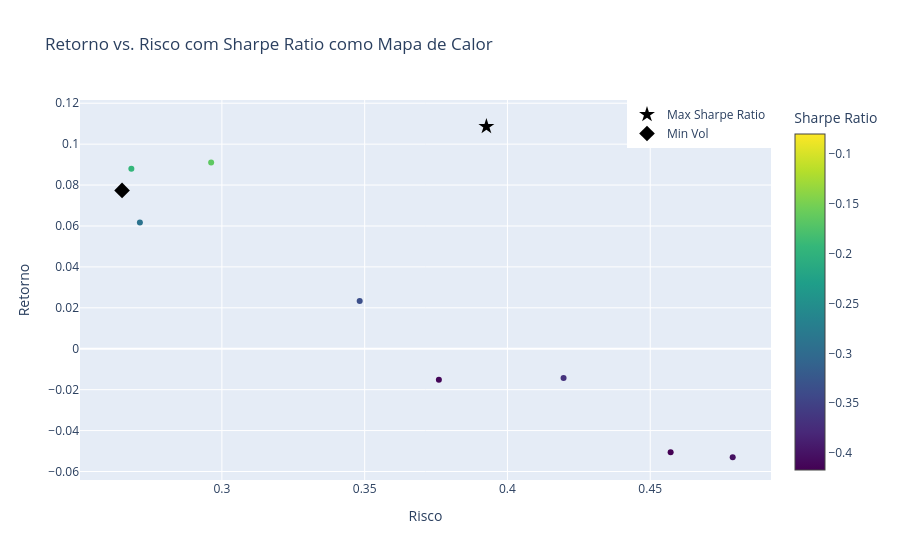

The notebook cell this image was saved under:
### Markdown cell above
grafico

### Code cell
if n_monte_carlo <= 10**5 :
    import plotly.graph_objects as go

    fig = go.Figure()

    fig.add_trace(go.Scatter(x=MC_portf_results["volatilidade"],y=MC_portf_results["retorno"],
                            mode="markers",marker=dict(color=MC_portf_results["sharpe_ratio"],
                                                        colorscale="Viridis",
                                                        colorbar=dict(title="Sharpe Ratio"),
                                                        ), showlegend=False))
    # ponto de Sharpe Ratio máximo
    fig.add_trace(go.Scatter(x=[MC_max_sharpe_portf.volatilidade],y=[MC_max_sharpe_portf.retorno],
                            mode="markers",marker=dict(color="black", symbol="star", size=12,),
                            name="Max Sharpe Ratio",))

    # ponto de volatilidade mínima
    fig.add_trace(go.Scatter(x=[MC_min_vol_portf.volatilidade],y=[MC_min_vol_portf.retorno],
                            mode="markers",marker=dict(color="black", symbol="diamond", size=12,),
                            name="Min Vol",))

    fig.update_layout(xaxis_title="Risco",yaxis_title="Retorno",
        title="Retorno vs. Risco com Sharpe Ratio como Mapa de Calor",
        legend=dict(
            x=1,  # Posição horizontal (0 = esquerda, 1 = direita)
            y=1,  # Posição vertical (0 = inferior, 1 = superior)
            xanchor="right",  # Ancora horizontal da legenda
            yanchor="top"   # Ancora vertical da legenda
        ))
    # Exiba o gráfico
    fig.show()

else : pass
    # avg_ret_aa , cov_mat_aa = port_metrics(prices)
    # MARKERS = ["o"]*len(prices.columns)

    # with sns.plotting_context("paper"):
    #     fig, ax = plt.subplots()
    #     MC_portf_results.plot(kind="scatter", x="volatilidade", 
    #                         y="retorno", c="sharpe_ratio",
    #                         cmap="RdYlGn", edgecolors="black", 
    #                         ax=ax)
    #     ax.set(xlabel="Volatilidade", 
    #         ylabel="Retorno", 
    #         title="Fronteira eficiente via simulação")
    #     # ax.plot(ef_vol_list, ef_rtn_list, "b--")
    #     for asset_index in range(len(prices.columns)):
    #         ax.scatter(x=np.sqrt(cov_mat_aa.iloc[asset_index, asset_index]), 
    #                 y=avg_ret_aa[asset_index], 
    #                 marker=MARKERS[asset_index], 
    #                 s=150, color="black",
    #                 # label=ASSETS[asset_index]
    #                 )
    #         ax.text(x=np.sqrt(cov_mat_aa.iloc[asset_index, asset_index])+.005,
    #             y=avg_ret_aa[asset_index]+.01,
    #             s=ASSETS[asset_index],
    #             fontsize=10, ha='center', va='bottom') 
            

    #     # Ponto de Sharpe Ratio máximo
    #     ax.scatter(MC_max_sharpe_portf.volatilidade, MC_max_sharpe_portf.retorno,
    #             marker="*", s=100, color="black", label="Max Sharpe Ratio")

    #     # Ponto de volatilidade mínima
    #     ax.scatter(MC_min_vol_portf.volatilidade, MC_min_vol_portf.retorno,
    #             marker="D", s=100, color="black", label="Min Vol")

    #     ax.legend()

    #     sns.despine()
    #     plt.tight_layout()
    #     # plt.savefig("images/figure_11_10", dpi=200)

### Figure 1 — Plotly figure (JSON) as saved in the notebook; plotly's stock layout.template omitted (floating-point values rounded to 4 significant figures)
{"data": [{"marker": {"color": [-0.1941, -0.2362, -0.335, -0.1654, -0.07991, -0.4031, -0.2884, -0.417, -0.3677, -0.4126], "colorbar": {"title": {"text": "Sharpe Ratio"}}, "colorscale": [[0, "#440154"], [0.1111, "#482878"], [0.2222, "#3e4989"], [0.3333, "#31688e"], [0.4444, "#26828e"], [0.5556, "#1f9e89"], [0.6667, "#35b779"], [0.7778, "#6ece58"], [0.8889, "#b5de2b"], [1, "#fde725"]]}, "mode": "markers", "showlegend": false, "type": "scatter", "x": [0.2683, 0.265, 0.3483, 0.2962, 0.3926, 0.4789, 0.2713, 0.4571, 0.4197, 0.376], "y": [0.08794, 0.0774, 0.02333, 0.09101, 0.1086, -0.05303, 0.06176, -0.05065, -0.01431, -0.01515]}, {"marker": {"color": "black", "size": 12, "symbol": "star"}, "mode": "markers", "name": "Max Sharpe Ratio", "type": "scatter", "x": [0.3926], "y": [0.1086]}, {"marker": {"color": "black", "size": 12, "symbol": "diamond"}, "mode": "markers", "name": "Min Vol", "type": "scatter", "x": [0.265], "y": [0.0774]}], "layout": {"legend": {"x": 1, "xanchor": "right", "y": 1, "yanchor": "top"}, "title": {"text": "Retorno vs. Risco com Sharpe Ratio como Mapa de Calor"}, "xaxis": {"title": {"text": "Risco"}}, "yaxis": {"title": {"text": "Retorno"}}}}
